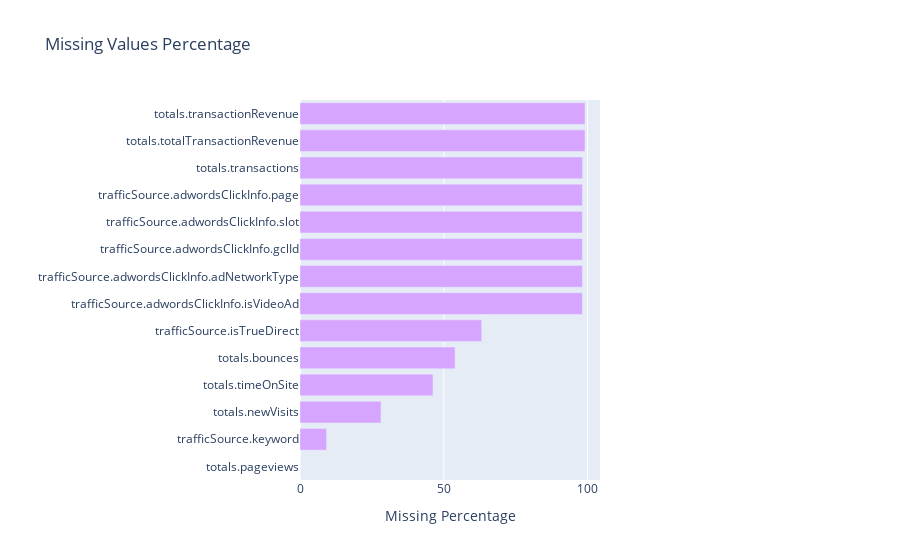

Notebook code cell kept with this figure:
### Markdown cell above
### Missing Values Percentage

From the above snapshot we can observe that there are many missing values in the dataset.

### Code cell
miss_per = {}
for k, v in dict(train.isna().sum(axis=0)).items():
    if v == 0:
        continue
    miss_per[k] = 100 * float(v) / len(train)
    
import operator 
sorted_x = sorted(miss_per.items(), key=operator.itemgetter(1), reverse=True)
print ("There are " + str(len(miss_per)) + " columns with missing values")

kys = [_[0] for _ in sorted_x][::-1]
vls = [_[1] for _ in sorted_x][::-1]
trace1 = go.Bar(y = kys, orientation="h" , x = vls, marker=dict(color="#d6a5ff"))
layout = go.Layout(title="Missing Values Percentage", 
                   xaxis=dict(title="Missing Percentage"), 
                   height=400, margin=dict(l=300, r=300))
figure = go.Figure(data = [trace1], layout = layout)
iplot(figure)

### Figure 1 — Plotly figure (JSON) as saved in the notebook; plotly's stock layout.template omitted (floating-point values rounded to 4 significant figures)
{"data": [{"marker": {"color": "#d6a5ff"}, "orientation": "h", "type": "bar", "x": [0.02, 9.225, 28.16, 46.23, 53.91, 63.17, 98.2, 98.2, 98.2, 98.2, 98.2, 98.26, 99.11, 99.11], "y": ["totals.pageviews", "trafficSource.keyword", "totals.newVisits", "totals.timeOnSite", "totals.bounces", "trafficSource.isTrueDirect", "trafficSource.adwordsClickInfo.isVideoAd", "trafficSource.adwordsClickInfo.adNetworkType", "trafficSource.adwordsClickInfo.gclId", "trafficSource.adwordsClickInfo.slot", "trafficSource.adwordsClickInfo.page", "totals.transactions", "totals.totalTransactionRevenue", "totals.transactionRevenue"]}], "layout": {"autosize": true, "margin": {"l": 300, "r": 300}, "title": {"text": "Missing Values Percentage"}, "xaxis": {"autorange": true, "range": [0, 104.3], "title": {"text": "Missing Percentage"}, "type": "linear"}, "yaxis": {"autorange": true, "range": [-0.5, 13.5], "type": "category"}}}
